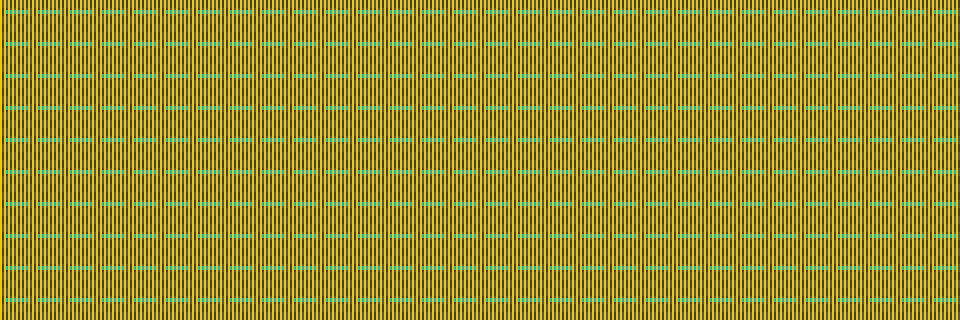

A 2D game scene composited from a Tiled map and its tileset images. What follows is a short description and the map's XML, with every tile layer's data as written:
An orthogonal 30x10 tile map with 32x32 px tiles, 1 tile layer (floor) and 5 objects (player, door_to_lab, door_to_observation).

<map version="1.9" tiledversion="1.9.2" orientation="orthogonal" renderorder="right-down" width="30" height="10" tilewidth="32" tileheight="32" infinite="0" nextlayerid="4" nextobjectid="6">
 <tileset firstgid="1" name="lab_tiles" tilewidth="32" tileheight="32" tilecount="16" columns="4">
  <image source="../tilesets/lab_tiles.png" width="128" height="128" />
 </tileset>
 <layer id="1" name="floor" width="30" height="10">
  <data encoding="csv">
  1,1,1,1,1,1,1,1,1,1,1,1,1,1,1,1,1,1,1,1,1,1,1,1,1,1,1,1,1,1,
  1,1,1,1,1,1,1,1,1,1,1,1,1,1,1,1,1,1,1,1,1,1,1,1,1,1,1,1,1,1,
  1,1,1,1,1,1,1,1,1,1,1,1,1,1,1,1,1,1,1,1,1,1,1,1,1,1,1,1,1,1,
  1,1,1,1,1,1,1,1,1,1,1,1,1,1,1,1,1,1,1,1,1,1,1,1,1,1,1,1,1,1,
  1,1,1,1,1,1,1,1,1,1,1,1,1,1,1,1,1,1,1,1,1,1,1,1,1,1,1,1,1,1,
  1,1,1,1,1,1,1,1,1,1,1,1,1,1,1,1,1,1,1,1,1,1,1,1,1,1,1,1,1,1,
  1,1,1,1,1,1,1,1,1,1,1,1,1,1,1,1,1,1,1,1,1,1,1,1,1,1,1,1,1,1,
  1,1,1,1,1,1,1,1,1,1,1,1,1,1,1,1,1,1,1,1,1,1,1,1,1,1,1,1,1,1,
  1,1,1,1,1,1,1,1,1,1,1,1,1,1,1,1,1,1,1,1,1,1,1,1,1,1,1,1,1,1,
  1,1,1,1,1,1,1,1,1,1,1,1,1,1,1,1,1,1,1,1,1,1,1,1,1,1,1,1,1,1
  </data>
 </layer>
 <objectgroup id="2" name="collisions">
  <object id="1" x="0" y="0" width="960" height="16" />
  <object id="2" x="0" y="304" width="960" height="16" />
 </objectgroup>
 <objectgroup id="3" name="spawns">
 <object id="3" name="player" x="80" y="160" width="32" height="32" />
 <object id="4" name="door_to_lab" x="40" y="160" width="32" height="32" />
  <object id="5" name="door_to_observation" x="920" y="160" width="32" height="32" />
 </objectgroup>
</map>
